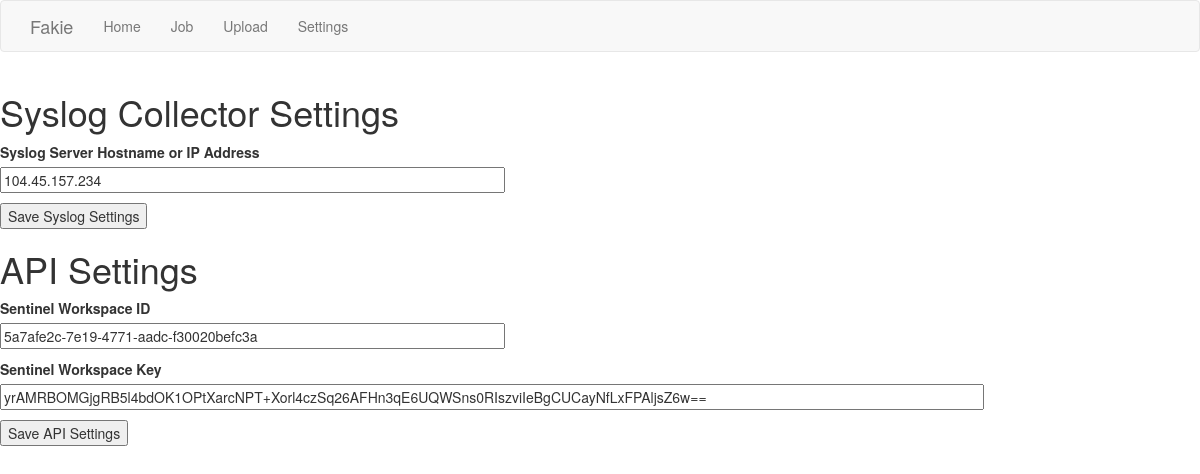
The page /settings on the database its author committed.
### app/models.py (models this page shows)
class SyslogSettings(db.Model):
    id = db.Column(db.Integer, primary_key=True)
    serverIP = db.Column(db.String(64), index=True, unique=True)

class ApiSettings(db.Model):
    id = db.Column(db.Integer, primary_key=True)
    workspaceId = db.Column(db.String(64), index=True, unique=True)
    workspaceKey = db.Column(db.String(128))

### app/routes.py (the view)
@app.route('/settings', methods=['GET'])
def settings():
    syslogSettings_form = syslogSettingsForm()
    apiSettings_form = apiSettingsForm()
    syslogSettings = SyslogSettings.query.first()
    if syslogSettings:
        syslogSettings_form.serverIP.data = syslogSettings.serverIP
    apiSettings = ApiSettings.query.first()
    if apiSettings:
        apiSettings_form.workspaceId.data = apiSettings.workspaceId
        apiSettings_form.workspaceKey.data = apiSettings.workspaceKey
    return render_template('settings.html', syslogSettings_form=syslogSettings_form, apiSettings_form=apiSettings_form)

### app/forms.py
class syslogSettingsForm(FlaskForm):
    serverIP = StringField('Syslog Server Hostname or IP Address', validators=[DataRequired()])
    submit = SubmitField('Save Syslog Settings')

class apiSettingsForm(FlaskForm):
    workspaceId = StringField('Sentinel Workspace ID', validators=[DataRequired()])
    workspaceKey = StringField('Sentinel Workspace Key', validators=[DataRequired()])
    submit = SubmitField('Save API Settings')

### app/templates/settings.html (shortened to what this page needs)
{% extends "base.html" %}
{% block content %}
    <!doctype html>
    <h1>Syslog Collector Settings</h1>
    <form action="{{ url_for('syslogSettings') }}" method=post>
        <p>
            {{ syslogSettings_form.serverIP.label }}<br>
            {{ syslogSettings_form.serverIP(size=64) }}
        </p>
        <p>{{ syslogSettings_form.submit() }}</p>
    </form>
    <h1>API Settings</h1>
    <form action="{{ url_for('apiSettings') }}" method=post>
        <p>
            {{ apiSettings_form.workspaceId.label }}<br>
            {{ apiSettings_form.workspaceId(size=64) }}
        </p>
        <p>
            {{ apiSettings_form.workspaceKey.label }}<br>
            {{ apiSettings_form.workspaceKey(size=128) }}
        </p>
        <p>{{ apiSettings_form.submit() }}</p>
    </form>
{% endblock %}

### rows shown on the page
SyslogSettings: serverIP "104.45.157.234"
ApiSettings: workspaceId "5a7afe2c-7e19-4771-aadc-f30020befc3a", workspaceKey "yrAMRBOMGjgRB5l4bdOK1OPtXarcNPT+Xorl4czSq26AFHn3qE6UQWSns0RIszviIeBgCUCayNfLxFPAljsZ6w=="

### other values the page prints
{{ syslogSettings_form.serverIP.label }} "Syslog Server Hostname or IP Address"
{{ apiSettings_form.workspaceId.label }} "Sentinel Workspace ID"
{{ apiSettings_form.workspaceKey.label }} "Sentinel Workspace Key"
